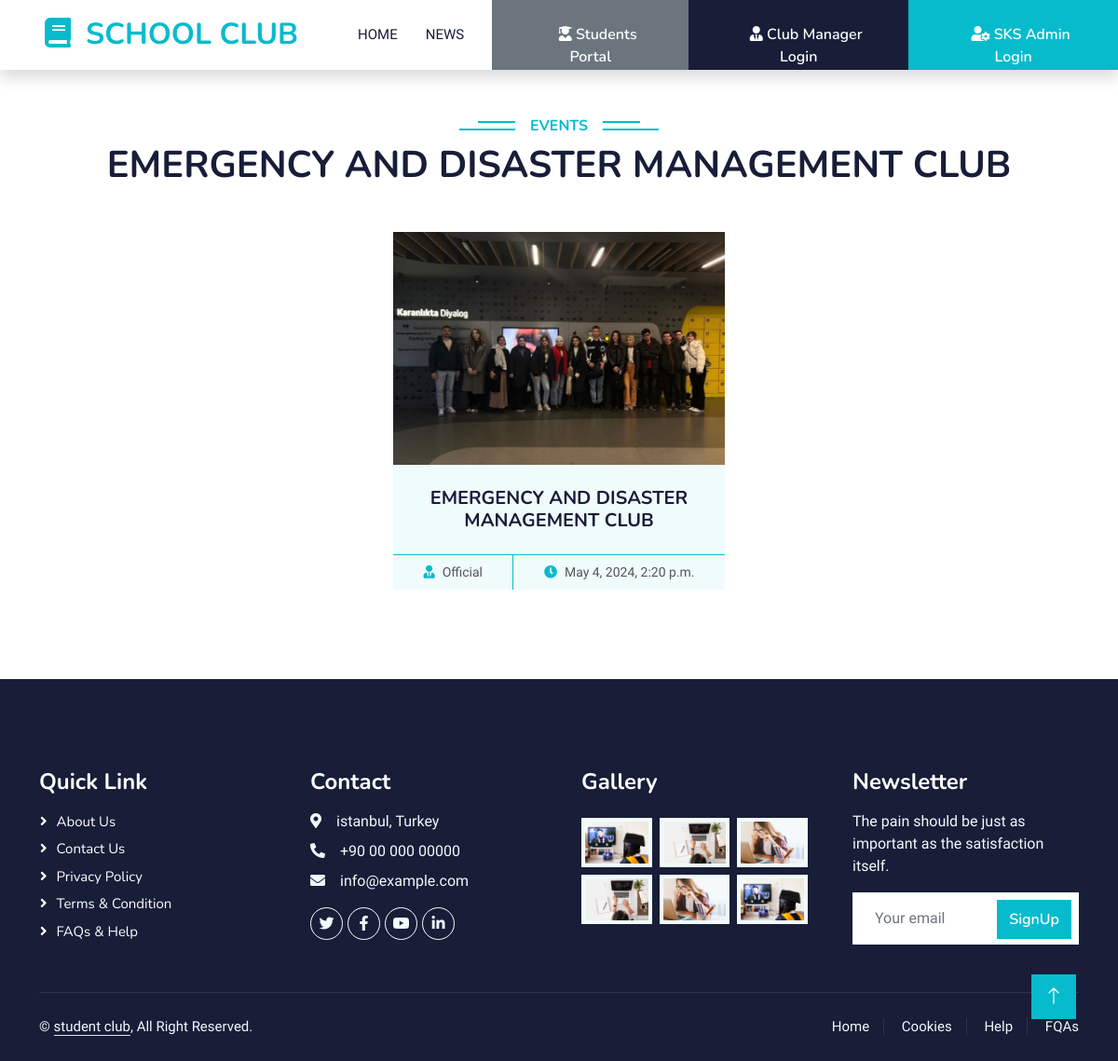
/club-activity/7/, run on the app's committed database.
### school_app/models.py (models this page shows, shortened)
class Club(models.Model):
    club_name = models.CharField(max_length=100)
    club_description = models.TextField()
    club_logo = models.ImageField(upload_to='clubs/')

class ClubActivity(models.Model):
    activity_header = models.CharField(max_length=100)
    activity_content = models.TextField()
    activity_image = models.ImageField(upload_to='activities/')
    activity_club = models.ForeignKey(Club, on_delete=models.CASCADE, null=True, blank=True)
    activity_is_active = models.BooleanField(default=False)
    activity_date = models.DateTimeField()

### school_app/views.py (the view)
# urls.py: path('club-activity/<int:club_id>/', views.club_activity, name='club-activity'),
def club_activity(request, club_id):
    club = get_object_or_404(Club, id=club_id)
    activities_in_club = ClubActivity.objects.filter(activity_club=club)
    context = {
        'club': club,
        'activities_in_club': activities_in_club,
    }
    return render(request, 'activities.html', context)

### school_app/templates/activities.html (shortened to what this page needs)
{% extends "layout.html" %}
{% block content %}
<div class="container-xxl py-5">
    <div class="container">
        <div class="text-center wow fadeInUp" data-wow-delay="0.1s">
            <h6 class="section-title bg-white text-center text-primary px-3">Events</h6>
            <h1 class="mb-5">{{club.club_name}}</h1>
        </div>
        <div class="row g-4 justify-content-center">
            {% for act in activities_in_club %}
            {% if act.activity_is_active == True %}
            <div class="col-lg-4 col-md-6 wow fadeInUp" data-wow-delay="0.1s">
                <div class="course-item bg-light">
                    <div class="position-relative overflow-hidden">
                        <img class="img-fluid" src="{{ act.activity_image.url }}" style="height:250px; width:100%; object-fit: cover;" alt="">
                    </div>
                    <div class="text-center p-4 pb-0">
                        <h5 class="mb-4">{{ act.activity_header }}</h5>
                    </div>
                    <div class="d-flex border-top border-primary">
                        <small class="flex-fill text-center border-end border-primary py-2"><i class="fa fa-user-tie text-primary me-2"></i>Official</small>
                        <small class="flex-fill text-center py-2"><i class="fa fa-clock text-primary me-2"></i>{{ act.activity_date }}</small>
                    </div>
                </div>
            </div>
            {% endif %}
            {% endfor %}
        </div>
    </div>
</div>
{% endblock  %}

### school_app/static/site/css/style.css (style rules this page uses)
:root { --primary: #06BBCC; --light: #F0FBFC; --dark: #181d38; }
.section-title { position: relative; display: inline-block; text-transform: uppercase; }
.section-title::before { position: absolute; content: ""; width: calc(100% + 80px); height: 2px; top: 4px; left: -40px; background: var(--primary); z-index: -1; }
.section-title::after { position: absolute; content: ""; width: calc(100% + 120px); height: 2px; bottom: 5px; left: -60px; background: var(--primary); z-index: -1; }
.category img, .course-item img { transition: .5s; }

### data on the page
Club: club_name "EMERGENCY AND DISASTER MANAGEMENT CLUB"
ClubActivity: activity_image (picture), activity_header "EMERGENCY AND DISASTER MANAGEMENT CLUB", activity_date "May 4, 2024, 2:20 p.m."
